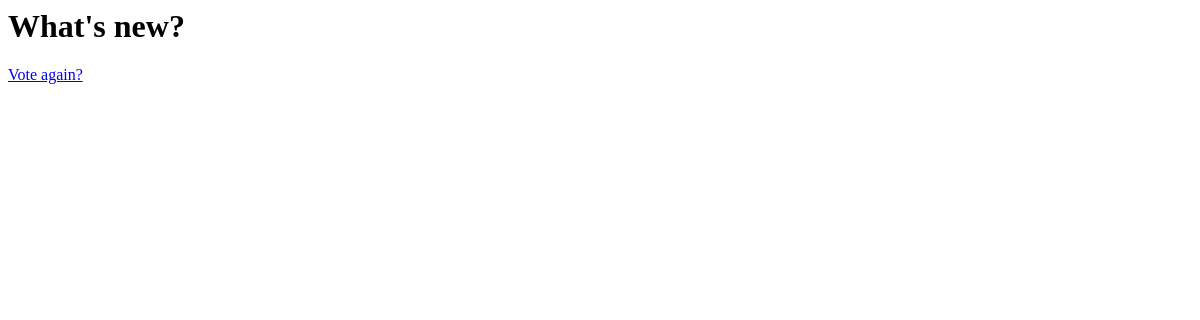
Before: /polls/1/results/ with the older database file.
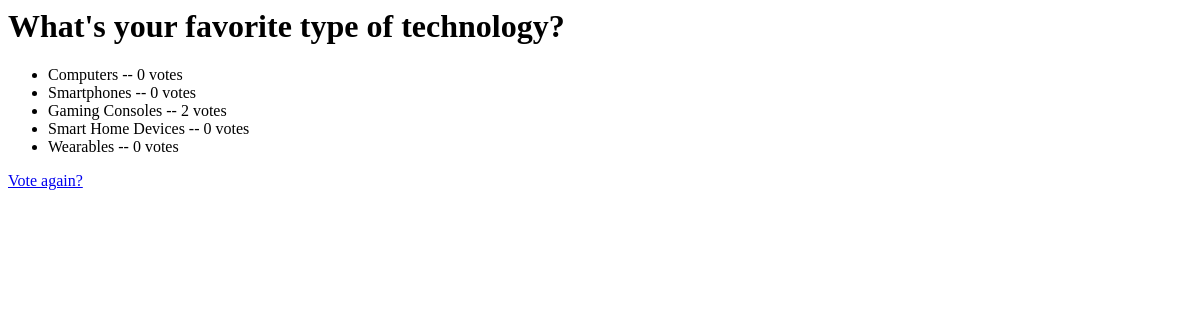
After: the same page with the newer database file.
### polling/models.py (models this page shows, shortened)
class Question(models.Model):
    question_text = models.CharField(max_length=200)
    pub_date = models.DateTimeField('date published')

class Choice(models.Model):
    question = models.ForeignKey(Question, on_delete=models.CASCADE)
    choice_text = models.CharField(max_length=200)
    votes = models.IntegerField(default=0)

### polling/views.py (the view)
# urls.py: path("<int:pk>/results/", views.ResultsView.as_view(),  name="results"),
class ResultsView(generic.DetailView):
    model = Question
    template_name = "polling/results.html"

### polling/templates/polling/results.html
<h1>{{ question.question_text }}</h1>
<ul>
{% for choice in question.choice_set.all %}
<li>{{ choice.choice_text }} -- {{ choice.votes }} vote{{ choice.votes|pluralize }}</li>
{% endfor %}
</ul>
<a href="{% url 'polling:detail' question.id %}">Vote again?</a>

Changed rows visible on the page:
changed Question: question_text "What's new?" → "What's your favorite type of technology?"
added Choice: choice_text "Computers", votes "0"
added Choice: choice_text "Smartphones", votes "0"
added Choice: choice_text "Gaming Consoles", votes "2"
added Choice: choice_text "Smart Home Devices", votes "0"
added Choice: choice_text "Wearables", votes "0"
